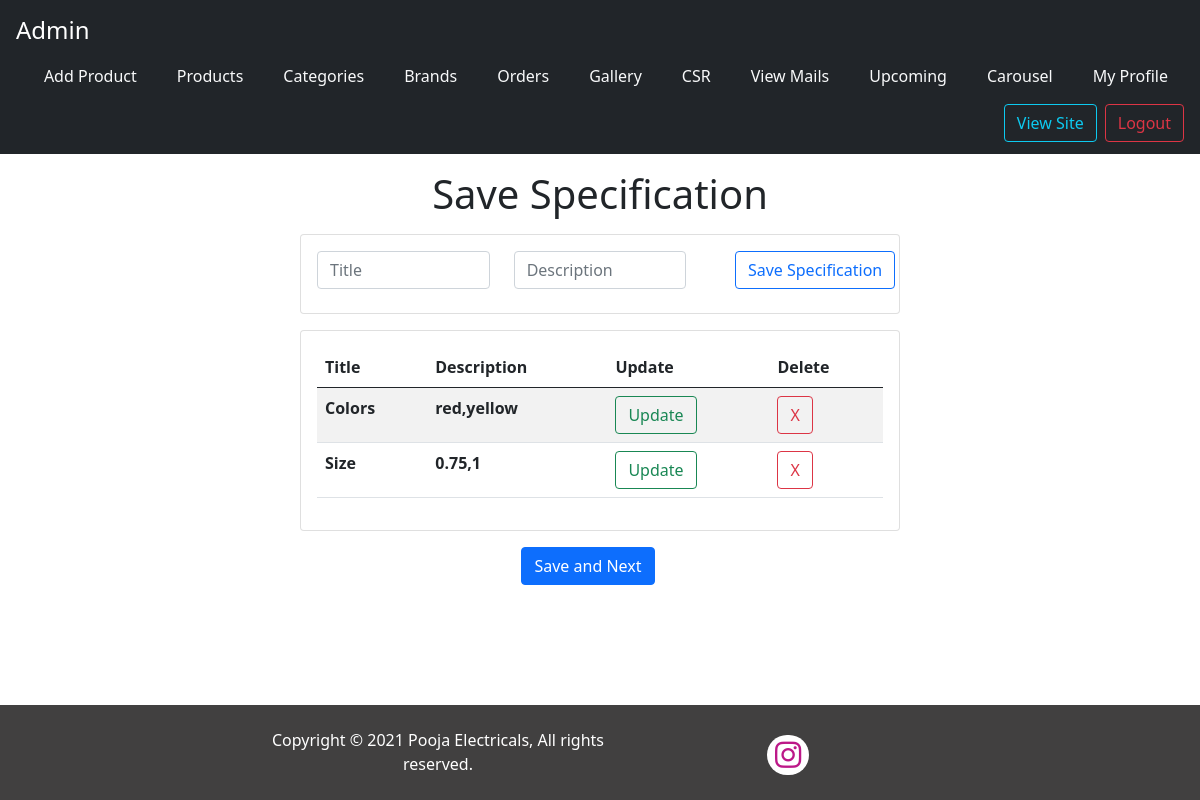
/admin/specification.php?pid=1 (signed in), run on the app's committed database.
### tables this page shows
CREATE TABLE `product_description` (
  `id` int(10) NOT NULL,
  `p_id` int(10) NOT NULL,
  `spec_key` varchar(255) NOT NULL,
  `value` varchar(255) NOT NULL
);

### admin/specification.php (the view, shortened to what this page needs)
<?php   include 'top.php';
 ?>
<?php
    $label = "Save";
    $key = "";
    $value = "";
    $pid = $_GET['pid'];
?>
<div>
    <h1 class="text-center my-3"><?= $label ?> Specification</h1>
</div>
<div class=" d-flex align-items-center m-auto card border-0 my-3">
    <div class="card col-sm-11 col-sm-11 col-md-8 col-xl-6 col-9">
        <form action="" class="p-3 row" enctype="multipart/form-data" method="POST" >
            <div class="col-4 ">
                <input type="text" class="form-control" name="spec_key" placeholder="Title" value="<?= $key ?>" required>
            </div>
            <div class="col-4 ">
                <input type="text" class="form-control" name="value" placeholder="Description" value="<?= $value ?>" required>
            </div>
            <div class="col-md-12 col-xl-3 col-sm-10 m-auto text-center mb-2">
                <input class="btn btn-outline-primary" type="submit" name="addSpecification" value="<?= $label ?> Specification" />
            </div>
        </form>
    </div>
</div>
<div class="card col-md-6 col-xl-6 col-sm-11 m-auto" >
  <div class="card-body">
    <table class="table table-striped" >
        <thead>
            <tr>
                <th>Title</th>
                <th>Description</th>
                <th>Update</th>
                <th>Delete</th>
            </tr>
        </thead>
        <tbody>
        <?php
          include '../db/db.php';
          $query = "SELECT * from product_description where p_id = $pid ";
          $result = mysqli_query($conn,$query);
          if (mysqli_num_rows($result) > 0) {
             while($r = mysqli_fetch_assoc($result)){
        ?>
            <tr>
                <th><?= $r['spec_key'] ?></th>
                <th><?= $r['value'] ?></th>
                <th><a href="./specification.php?pid=<?= $r['p_id'] ?>&&update=<?= $r['id'] ?>" class="btn btn-outline-success"> Update</a></th>
                <th><a href="./delete.php?pid=<?= $r['p_id'] ?>&&deleteSpecification=<?= $r['id'] ?>" class="btn btn-outline-danger">X</a></th>
            </tr>
            <?php
             }
            }else{
                echo "
                    <tr><p' align='center'> There is no specification here.</p></tr>
                ";
            }
            ?>
        </tbody>
    </table>
  </div>
</div>
<?php
     if (isset($_GET['update_product'])) {
?>
<div class="container-fluid row justify-content-md-center mt-3">
    <div class="col-md-6 text-center">
        <a href="./addProductsImage.php?update=<?= $pid ?>" class="btn btn-primary"><?= $label ?> and Next</a>
    </div>
</div>
<?php
     }else{
?>
<div class="container-fluid row justify-content-md-center mt-3">
    <div class="col-md-6 text-center">
        <a href="./addProductsImage.php?add=<?= $pid ?>" class="btn btn-primary"><?= $label ?> and Next</a>
    </div>
</div>
<?php
     }
?>
<?php include '../bottom.php' ?>

### data on the page
product_description: spec_key "Colors", value "red,yellow"
product_description: spec_key "Size", value "0.75,1"

### other printed values
$label "Save"
